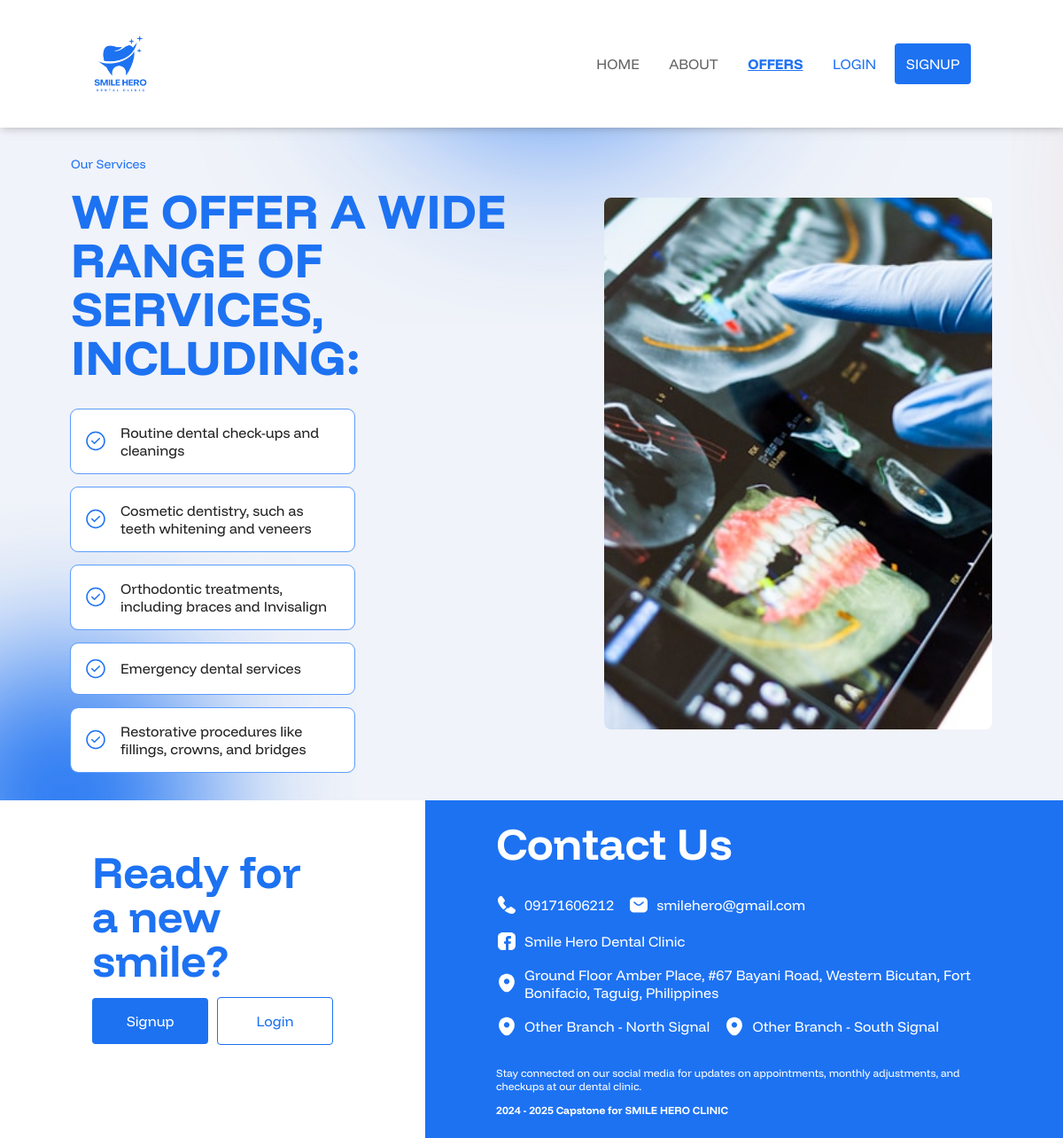
/services.php, run on the app's committed database.
### tables this page shows
CREATE TABLE `service_info` (
  `id` int(11) NOT NULL,
  `service_one` varchar(299) DEFAULT NULL,
  `service_two` varchar(299) DEFAULT NULL,
  `service_three` varchar(299) DEFAULT NULL,
  `service_four` varchar(299) DEFAULT NULL,
  `service_five` varchar(299) DEFAULT NULL,
  `image_path` varchar(299) DEFAULT NULL
);

CREATE TABLE `footer_info` (
  `id` int(11) NOT NULL,
  `title_one` varchar(299) DEFAULT NULL,
  `title_two` varchar(299) DEFAULT NULL,
  `contact` varchar(11) DEFAULT NULL,
  `email` varchar(299) DEFAULT NULL,
  `socmedname` varchar(299) DEFAULT NULL,
  `socmedlink` varchar(299) DEFAULT NULL,
  `address` varchar(299) DEFAULT NULL,
  `otherbranch_one` varchar(299) DEFAULT NULL,
  `otherbranch_one_link` varchar(299) DEFAULT NULL,
  `otherbranch_two` varchar(299) DEFAULT NULL,
  `otherbranch_two_link` varchar(299) DEFAULT NULL,
  `paragraph` varchar(299) DEFAULT NULL
);

### services.php (the view, shortened to what this page needs)
<?php
require_once 'includes/dbh.inc.php';
$sId = 1;
$query = "SELECT * FROM service_info WHERE id = ?";
$stmt = $conn->prepare($query);
$stmt->bind_param("s", $sId);
$stmt->execute();
$result = $stmt->get_result();
?>
<!DOCTYPE html>
<html lang="en">
<head>
  <link rel="stylesheet" href="src/dist/styles.css" />
</head>
<body class="homepage">
  <main class="services-page">
    <?php include("nav.php"); ?>
    <header>
      <div class="container">
        <?php if($dataFetch = $result->fetch_assoc()) : ?>
        <div class="texts-container">
          <div class="header-text">
          <p>Our Services</p>
          <h1>We offer a wide range of services, including:</h1>
          </div>
          <ul class="paragraph-text">
            <div class="list-column">
              <li>
                <img src="././assets/landing-page/tick-circle.svg" alt="tick-circle">
                <p><?php echo htmlspecialchars($dataFetch['service_one'])?></p>
              </li>
              <li>
                <img src="././assets/landing-page/tick-circle.svg" alt="tick-circle">
                <p><?php echo htmlspecialchars($dataFetch['service_two'])?></p>
              </li>
              <li>
                <img src="././assets/landing-page/tick-circle.svg" alt="tick-circle">
                <p><?php echo htmlspecialchars($dataFetch['service_three'])?></p>
              </li>
            </div>
            <div class="list-column">
              <li>
                <img src="././assets/landing-page/tick-circle.svg" alt="tick-circle">
                <p><?php echo htmlspecialchars($dataFetch['service_four'])?></p>
              </li>
              <li>
                <img src="././assets/landing-page/tick-circle.svg" alt="tick-circle">
                <p><?php echo htmlspecialchars($dataFetch['service_five'])?></p>
              </li>
            </div>
          </ul>
        </div>
          <?php endif; ?>
        <div class="image-container">
          <img src="./<?php echo $dataFetch['image_path'] ?>" style="width: 800px" alt="services image" onerror="this.onerror=null; this.src='././assets/landing-page/services.jpg'; this.style.borderRadius='0.5rem'; this.style.width='800px'; this.style.height='600px'; this.style.objectFit='cover';">
        </div>
      </div>
    </header>
  </main>
  <?php include("footer.php"); ?>
</body>
</html>

### footer.php
<?php
include_once "includes/dbh.inc.php";
$query = "SELECT * FROM footer_info";
$stmt =  $conn->prepare($query);
$stmt->execute();
$result = $stmt->get_result();
?>
<footer>
  <section class="form-section">
    <div class="container">
      <p class="footer-header">Ready for a new smile?</p>
      <ul class="form-links">
        <li>
          <a href="./signup.php" class="signup-link">Signup</a>
        </li>
        <li>
          <a href="./login.php" class="login-link">Login</a>
        </li>
      </ul>
    </div>
  </section>
  <?php if($dataFetch = $result->fetch_assoc()): ?>
  <section class="contact-section">
    <div class="container">
      <p class="footer-header">
        <?php echo $dataFetch['title_one']; ?>
      </p>
      <ul class="contact-list">
        <li><a href="tel:<?php echo $dataFetch['contact']; ?>"> <img src="././assets/landing-page/footer/call.svg" alt="call"><?php echo $dataFetch['contact']; ?></a></li>
        <li><a href="mailto:<?php echo $dataFetch['email']; ?>"> <img src="././assets/landing-page/footer/sms.svg" alt="sms"><?php echo $dataFetch['email']; ?></a></li>
        <li><a href="<?php echo $dataFetch['socmedlink']; ?>"> <img src="././assets/landing-page/footer/facebook.svg" alt="sms"><?php echo $dataFetch['socmedname']; ?></a></li>
        <li><a href="https://www.google.com/maps?q=Ground <?php echo $dataFetch['address']; ?>" target="_blank"> <img src="././assets/landing-page/footer/location.svg" alt="location"><?php echo $dataFetch['address']; ?></a></li>
        <li><a href="https://www.google.com/maps?q=Ground <?php echo $dataFetch['otherbranch_one_link']; ?>" target="_blank"> <img src="././assets/landing-page/footer/location.svg" alt="location">Other Branch - <?php echo $dataFetch['otherbranch_one']; ?></a></li>
        <li><a href="https://www.google.com/maps?q=Ground <?php echo $dataFetch['otherbranch_two_link']; ?>" target="_blank"> <img src="././assets/landing-page/footer/location.svg" alt="location">Other Branch - <?php echo $dataFetch['otherbranch_two']; ?></a></li>
      </ul>
      <div class="footer-info">
        <p class="footer-info__text">
        <?php echo $dataFetch['paragraph']; ?>
        </p>
        <p class="footer-info__credits">2024 - 2025 Capstone for SMILE HERO CLINIC</p>
      </div>
    </div>
  </section>
  <?php endif; ?>
</footer>

### data on the page
service_info: service_one "Routine dental check-ups and cleanings", service_two "Cosmetic dentistry, such as teeth whitening and veneers", service_three "Orthodontic treatments, including braces and Invisalign", service_four "Emergency dental services", service_five "Restorative procedures like fillings, crowns, and bridges"
footer_info: title_one "Contact Us", contact "09171606212", email "smilehero@gmail.com", socmedname "Smile Hero Dental Clinic", address "Ground Floor Amber Place, #67 Bayani Road, Western Bicutan, Fort Bonifacio, Taguig, Philippines", otherbranch_one "North Signal", otherbranch_two "South Signal", paragraph "Stay connected on our social media for updates on appointments, monthly adjustments, and checkups at our dental clinic."
